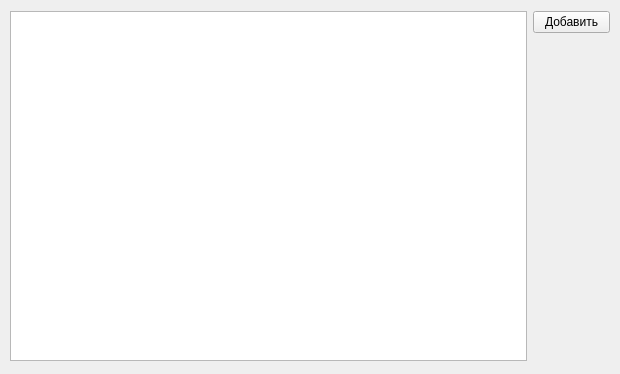
<?xml version="1.0" encoding="UTF-8"?>
<ui version="4.0">
 <class>MainWindow</class>
 <widget class="QMainWindow" name="MainWindow">
  <property name="geometry">
   <rect>
    <x>0</x>
    <y>0</y>
    <width>620</width>
    <height>374</height>
   </rect>
  </property>
  <property name="windowTitle">
   <string>MainWindow</string>
  </property>
  <widget class="QWidget" name="centralwidget">
   <widget class="QWidget" name="">
    <property name="geometry">
     <rect>
      <x>10</x>
      <y>10</y>
      <width>600</width>
      <height>352</height>
     </rect>
    </property>
    <layout class="QFormLayout" name="formLayout">
     <item row="0" column="0">
      <widget class="QListWidget" name="listWidget">
       <property name="minimumSize">
        <size>
         <width>517</width>
         <height>350</height>
        </size>
       </property>
       <property name="maximumSize">
        <size>
         <width>517</width>
         <height>350</height>
        </size>
       </property>
      </widget>
     </item>
     <item row="0" column="1">
      <widget class="QPushButton" name="addButton">
       <property name="text">
        <string>Добавить</string>
       </property>
      </widget>
     </item>
    </layout>
   </widget>
  </widget>
 </widget>
 <resources/>
 <connections/>
</ui>
